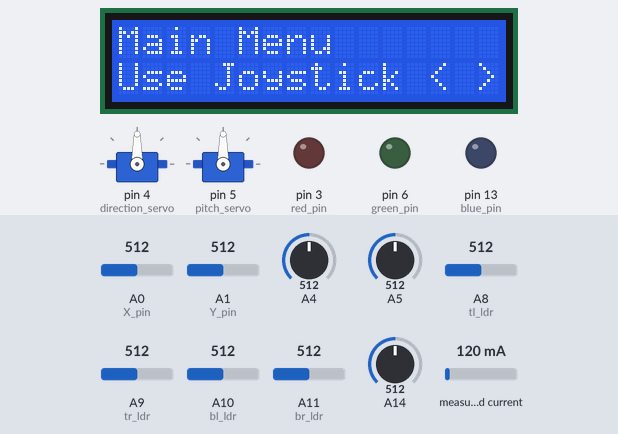
This sketch was run on a simulated Arduino Mega 2560, built with avr-gcc and run on an emulated ATmega2560. On the bench: 16×2 character LCD, 2 × servo, output pins drawn as LEDs (lit = HIGH). Dashed ring = blinking. The inputs (shaded band) are chosen by the test bench; at power-on: A1 (Y_pin) = 512, measured current 120 mA, A0 (X_pin) = 512, A14 = 512, A4 = 512, A5 = 512, A8 (tl_ldr) = 512, A9 (tr_ldr) = 512, A10 (bl_ldr) = 512, A11 (br_ldr) = 512.

Above: at 1.2 s.
1.3 s: A1 (Y_pin) set to 262
4.3 s: A1 (Y_pin) set to 240
At 5.5 s:
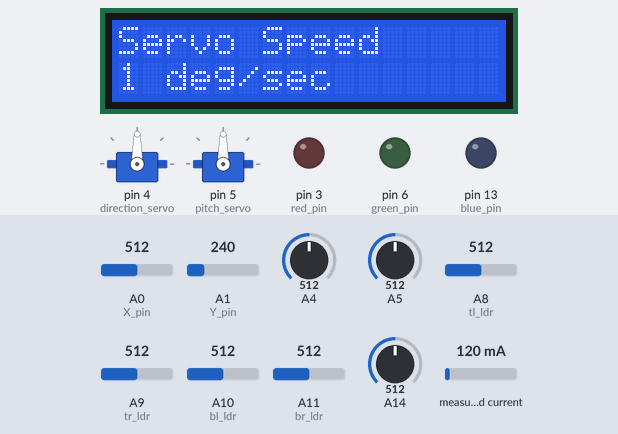
7.3 s: measured current set to 500 mA
At 8.1 s:
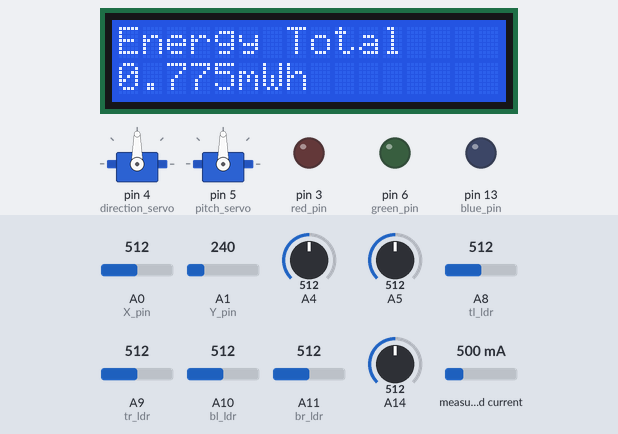
10.2 s: A0 (X_pin) set to 240
At 12.1 s:
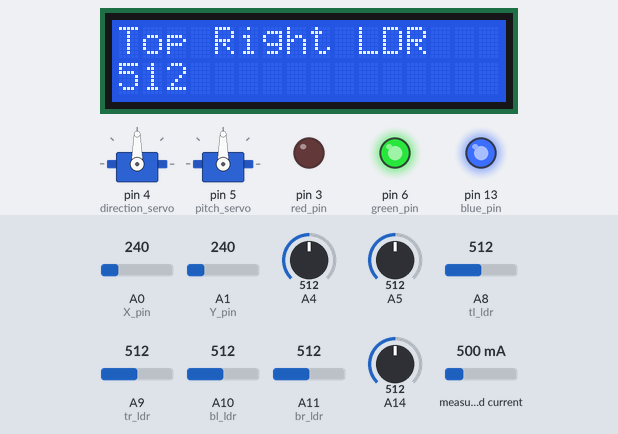
13.2 s: A1 (Y_pin) set to 992
At 15.2 s:
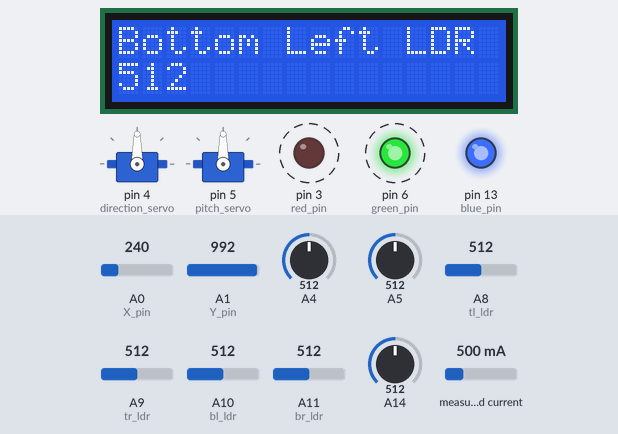
16.2 s: A14 set to 1010
At 17.7 s:
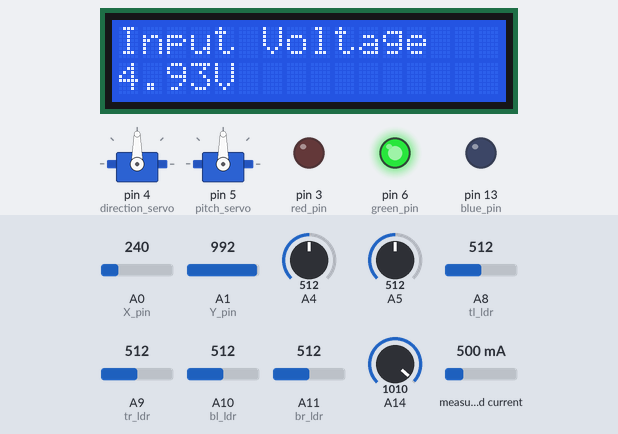
Timing chart, 0 to 20.2 s (numbered marks = the images above; inputs shaded):
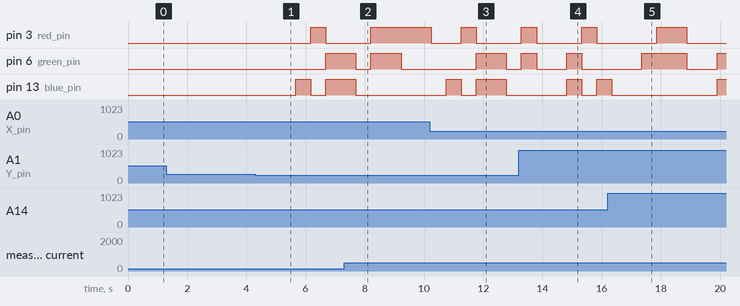

Measured:
- the behaviour switches between 250 and 249 on A1 (Y_pin) (found by bisection; images 0 and 1)
- after the input at 4.3 s, pin 3 (red_pin): LOW → HIGH after 1.9 s, → LOW 0.51 s later; pin 6 (green_pin): LOW → HIGH after 2.4 s; pin 13 (blue_pin): LOW → HIGH after 1.4 s, → LOW 0.51 s later, → HIGH 0.51 s later; the display: first differs from a run without the input after 0.86 s (image 1)
- after the input at 13.2 s, pin 13 (blue_pin): LOW → HIGH after 1.6 s instead of 2.6 s
- what the display in image 1 shows lasts 0.5 s, from 5.2 s to 5.7 s

The sketch:

main_controller.ino
```cpp
#include <Wire.h>
#include <LiquidCrystal.h>
#include <Adafruit_INA219.h>
#include <SdFat.h>
#include <Servo.h>

LiquidCrystal lcd(7, 8, 9, 10, 11, 12);
Adafruit_INA219 ina219;
SdFat sd;
Servo direction_servo;
Servo pitch_servo;

const int SW_pin = 2;
const int X_pin = 0;
const int Y_pin = 1;
const int menu_options = 9;
const int ldr_options = 3;
const int max_servo_speed = 10;

int tl_ldr = A8;
int tr_ldr = A9;
int bl_ldr = A10;
int br_ldr = A11;

int red_pin = 3;
int green_pin = 6;
int blue_pin = 13;

int direction = 90;
int pitch = 90;
int value = 1023;

int red = 0;
int green = 0;
int blue = 0;

long menu = 0;
long ldr = 0;
long servo_speed = 1;
long previous_ms = 0;

float energy = 0;
float servo_voltage = 6;
float battery_voltage = 3.7;

void setup() {
  pinMode(SW_pin, INPUT);
  digitalWrite(SW_pin, HIGH);
  Serial.begin(9600);
  ina219.begin();
  lcd.begin(16, 2);

  direction_servo.attach(4);
  pitch_servo.attach(5);

  pinMode(red_pin, OUTPUT);
  pinMode(green_pin, OUTPUT);
  pinMode(blue_pin, OUTPUT);
}

void loop() {
  float current = 0;
  float load_voltage = 0;
  current = ina219.getCurrent_mA();
  value = analogRead(A14);
  load_voltage = value * (5.0 / 1024);

  float power = load_voltage * current;
  energy += (power * (millis() - previous_ms)) / 3600000;
  previous_ms = millis();

  int tl_brightness = analogRead(tl_ldr);
  int tr_brightness = analogRead(tr_ldr);
  int bl_brightness = analogRead(bl_ldr);
  int br_brightness = analogRead(br_ldr);

  if (tl_brightness + bl_brightness > tr_brightness + br_brightness && direction > 0) {
    direction -= servo_speed;
  }
  if (tl_brightness + bl_brightness < tr_brightness + br_brightness && direction < 180) {
    direction += servo_speed;
  }
  if (tl_brightness + tr_brightness > bl_brightness + br_brightness && pitch < 180) {
    pitch -= servo_speed;
  }
  if (tl_brightness + tr_brightness < bl_brightness + br_brightness && pitch > 0) {
    pitch += servo_speed;
  }

  direction_servo.write(direction);
  pitch_servo.write(pitch);

  if (menu == 0) {
    lcd.print("Main Menu");
    lcd.setCursor(0, 1);
    lcd.print("Use Joystick < >");
  } else if (menu == 1) {
    lcd.print("Input Voltage");
    lcd.setCursor(0, 1);
    lcd.print(String(load_voltage) + "V");
    if (load_voltage <= 3) {
      digitalWrite(red_pin, 1);
      digitalWrite(green_pin, 0);
      digitalWrite(blue_pin, 0);
    } else if (load_voltage <= 4) {
      digitalWrite(red_pin, 1);
      digitalWrite(green_pin, 1);
      digitalWrite(blue_pin, 0);
    } else if (load_voltage <= 5) {
      digitalWrite(red_pin, 0);
      digitalWrite(green_pin, 1);
      digitalWrite(blue_pin, 0);
    } else {
      digitalWrite(red_pin, 0);
      digitalWrite(green_pin, 1);
      digitalWrite(blue_pin, 1);
    }
  } else if (menu == 2) {
    lcd.print("Input Current");
    lcd.setCursor(0, 1);
    lcd.print(String(current) + "mA");
    if (current <= 300) {
      digitalWrite(red_pin, 1);
      digitalWrite(green_pin, 0);
      digitalWrite(blue_pin, 0);
    } else if (current <= 750) {
      digitalWrite(red_pin, 1);
      digitalWrite(green_pin, 1);
      digitalWrite(blue_pin, 0);
    } else if (current <= 1200) {
      digitalWrite(red_pin, 0);
      digitalWrite(green_pin, 1);
      digitalWrite(blue_pin, 0);
    } else {
      digitalWrite(red_pin, 0);
      digitalWrite(green_pin, 1);
      digitalWrite(blue_pin, 1);
    }
  } else if (menu == 3) {
    lcd.print("Power Input");
    lcd.setCursor(0, 1);
    lcd.print(String(power) + "mW");
    if (power <= 900) {
      digitalWrite(red_pin, 1);
      digitalWrite(green_pin, 0);
      digitalWrite(blue_pin, 0);
    } else if (power <= 3000) {
      digitalWrite(red_pin, 1);
      digitalWrite(green_pin, 1);
      digitalWrite(blue_pin, 0);
    } else if (power <= 6000) {
      digitalWrite(red_pin, 0);
      digitalWrite(green_pin, 1);
      digitalWrite(blue_pin, 0);
    } else {
      digitalWrite(red_pin, 0);
      digitalWrite(green_pin, 1);
      digitalWrite(blue_pin, 1);
    }
  } else if (menu == 4) {
    lcd.print("Energy Total");
    lcd.setCursor(0, 1);
    lcd.print(String(energy, 3) + "mWh");
    digitalWrite(red_pin, 0);
    digitalWrite(green_pin, 0);
    digitalWrite(blue_pin, 0);
  } else if (menu == 5) {
    lcd.print("Uptime");
    lcd.setCursor(0, 1);
    lcd.print(String(millis() / 1000) + "s");
  } else if (menu == 6) {
    if (analogRead(X_pin) > 750 && ldr > 0) {
      ldr -= 1;
    } else if (analogRead(X_pin) > 750 && ldr == 0) {
      ldr = ldr_options;
    } else if (analogRead(X_pin) < 250 && ldr < ldr_options) {
      ldr += 1;
    } else if (analogRead(X_pin) < 250 && ldr == ldr_options) {
      ldr = 0;
    }
    if (ldr == 0) {
      lcd.print("Top Left LDR");
      lcd.setCursor(0, 1);
      lcd.print(tl_brightness);
    } else if (ldr == 1) {
      lcd.print("Top Right LDR");
      lcd.setCursor(0, 1);
      lcd.print(tr_brightness);
    } else if (ldr == 2) {
      lcd.print("Bottom Left LDR");
      lcd.setCursor(0, 1);
      lcd.print(bl_brightness);
    } else if (ldr == 3) {
      lcd.print("Bottom Right LDR");
      lcd.setCursor(0, 1);
      lcd.print(br_brightness);
    }

    int ldr_total = tl_brightness + tr_brightness + bl_brightness + br_brightness;
    if (ldr_total <= 500) {
      digitalWrite(red_pin, 1);
      digitalWrite(green_pin, 0);
      digitalWrite(blue_pin, 0);
    } else if (ldr_total <= 1000) {
      digitalWrite(red_pin, 1);
      digitalWrite(green_pin, 1);
      digitalWrite(blue_pin, 0);
    } else if (ldr_total <= 2000) {
      digitalWrite(red_pin, 0);
      digitalWrite(green_pin, 1);
      digitalWrite(blue_pin, 0);
    } else {
      digitalWrite(red_pin, 0);
      digitalWrite(green_pin, 1);
      digitalWrite(blue_pin, 1);
    }
  } else if (menu == 7) {
    value = analogRead(A4);
    servo_voltage = value * (5.0 / 1024) * 6 / 5;
    lcd.print("Servo Voltage");
    lcd.setCursor(0, 1);
    lcd.print(String(servo_voltage) + "V");
    if (servo_voltage <= 5) {
      digitalWrite(red_pin, 1);
      digitalWrite(green_pin, 0);
      digitalWrite(blue_pin, 0);
    } else if (servo_voltage <= 5.5) {
      digitalWrite(red_pin, 1);
      digitalWrite(green_pin, 1);
      digitalWrite(blue_pin, 0);
    } else if (servo_voltage <= 6) {
      digitalWrite(red_pin, 0);
      digitalWrite(green_pin, 1);
      digitalWrite(blue_pin, 0);
    } else {
      digitalWrite(red_pin, 0);
      digitalWrite(green_pin, 1);
      digitalWrite(blue_pin, 1);
    }
  } else if (menu == 8) {
    double kelvin = log(10000.0 * ((1024.0 / analogRead(A5) - 1)));
    kelvin = 1 / (0.001129148 + (0.000234125 + (0.0000000876741 * kelvin * kelvin)) * kelvin);
    float temperature = ((kelvin - 273.15) * 9.0 ) / 5.0 + 32.0;
    lcd.print("Resistor Temp");
    lcd.setCursor(0, 1);
    lcd.print(String(temperature) + "F");
    if (temperature <= 80) {
      digitalWrite(red_pin, 0);
      digitalWrite(green_pin, 0);
      digitalWrite(blue_pin, 1);
    } else if (temperature <= 95) {
      digitalWrite(red_pin, 0);
      digitalWrite(green_pin, 1);
      digitalWrite(blue_pin, 1);
    } else if (temperature <= 110) {
      digitalWrite(red_pin, 0);
      digitalWrite(green_pin, 1);
      digitalWrite(blue_pin, 0);
    } else if (temperature <= 125) {
      digitalWrite(red_pin, 1);
      digitalWrite(green_pin, 1);
      digitalWrite(blue_pin, 0);
    } else {
      digitalWrite(red_pin, 1);
      digitalWrite(green_pin, 0);
      digitalWrite(blue_pin, 0);
    }
  } else if (menu == 9) {
    if (analogRead(X_pin) > 750 && servo_speed <= max_servo_speed) {
      servo_speed += 1;
    }
    if (analogRead(X_pin) > 750 && servo_speed > max_servo_speed) {
      servo_speed = 0;
    }
    if (analogRead(X_pin) < 250 && servo_speed >= 0) {
      servo_speed -= 1;
    }
    if (analogRead(X_pin) < 250 && servo_speed < 0) {
      servo_speed = max_servo_speed;
    }
    lcd.print("Servo Speed");
    lcd.setCursor(0, 1);
    lcd.print(String(servo_speed) + " deg/sec");
    digitalWrite(red_pin, 0);
    digitalWrite(green_pin, 0);
    digitalWrite(blue_pin, 0);
  }

  if (analogRead(Y_pin) > 750 && menu < menu_options) {
    menu += 1;
  } else if (analogRead(Y_pin) > 750 && menu == menu_options) {
    menu = 0;
  } else if (analogRead(Y_pin) < 250 && menu > 0) {
    menu -= 1;
  } else if (analogRead(Y_pin) < 250 && menu == 0) {
    menu = menu_options;
  }

  delay(500);
  lcd.clear();
}
```
